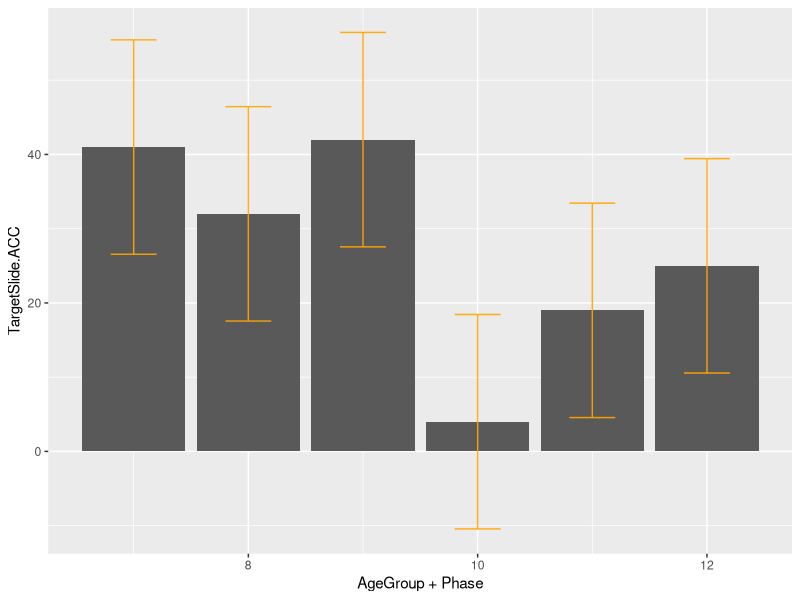

The R script that drew this image:
## Diese Pakete werden für die Analyse benötigt; falls weitere Pakete benötigt werden, einfach hinzufügen:

# Pakete laden:
library(ggplot2)
library(lme4)

## Jetzt die Daten einlesen. Der Datensatz heißt Brandt_data.csv und ist im Moodle-Kurs hinterlegt.

## Nach dem Einlesen sollte der Datensatz 5382 Zeilen und 20 Spalten haben.

# Datensatz einlesen:
?read.csv
df <- read.csv("Brandt_data.csv", col.names = c("Subject","AgeGroup","Phase","Item_ID", "prime_target",
                                                "PrimeType","TargetSlide.ACC","Sex","Procedure.Block.","Trial",
                                                "picture1","picture2","PracticeSlide.ACC","PracticeSlide.CRESP","richtig",
                                                "Sortiernummer","TargetSlide.CRESP","testpic1","testpic2","text"))
df1 <- read.csv("Brandt_data.csv")

## In der Sitzung am 14.12.2023 haben wir erarbeitet, dass das Design wie folgt aufgebaut ist:
##   
## Die drei Phasen werden direkt hintereinander bei jedem Kind erhoben. In der Baseline-Phase 
## gibt es nur ambige Durchgänge, sie dienen dazu, zu ermitteln, wie oft sich die Kinder für die 
## Objektrelativsatz-Lesart entscheiden. 
## 
## Die Priming-Phase ist eine Art Trainingsphase: Hier werden die Lesarten in den Prime-Durchgängen 
## a) nur durch die Bilder disambiguiert, b) durch die Bilder und einen eindeutigen Kasus (Akkusativ) 
## im Relativpronomen disambiguiert oder c) durch die Bilder disambiguiert, wobei die NPs im Prime- 
## und Zielsatz identisch sind. Die Bedingung c) liegt uns in unseren Daten nicht vor. 
## 
## Die Post-Test-Phase ist eine Phase, in der ermittelt wird, ob sich die Kinder im Vergleich zur 
## Baseline-Phase durch das Training in ihrer Interpretation von ambigen Relativsätzen verändert haben. 
## 
## Die Autor:innen manipulieren die unabhängigen Variablen wie folgt: 
##   - Phase: 			innerhalb Versuchspersonen, zwischen Items
## - Primetyp / Bedingung: 	zwischen Versuchspersonen, innerhalb Items
## - Alter: 			zwischen Versuchspersonen, innerhalb Items
## Diese Angaben benötigen Sie, um die zufälligen Effekte (random slopes) korrekt zu spezifizieren. 


############################
## Datensatz kennenlernen ##
############################

## Um die Struktur der Daten kennenzulernen, stelle ich hier ein paar fertige Kommandos bereit.
## Dieser Teil ist OPTIONAL und kann vollständig ausgelassen werden; er dient nur als Hilfe, 
## um sich in den Daten zurechtzufinden. Der untere Code geht davon aus, dass der Datensatz
## Brandt_data.csv in der Variable df gespeichert wurde.
##
## Eine wichtige Vorbemerkung ist, dass uns nicht exakt derselbe Datensatz wie den AutorInnen
## der Studie vorliegt. Im Paper wird berichtet, dass drei unterschiedliche Primetypen getestet
## wurden. Die drei Ausprägung dieses Faktors heißen (1) "ambiguous primes condition", 
## (2) "case disambiguated primes condition" und (3) "NP1 overlap condition" (siehe Tabelle 1, S. 249).
## Uns liegen nur Daten für die ersten beiden Ausprägungen vor, was wir anhand der Ausprägungen
## in der Spalte PrimeType überprüfen können:

unique(df$PrimeType)

## Dass uns die NP1 overlap condition fehlt, hat natürlich zur Folge, dass sich die Struktur
## unserer Daten stellenweise von dem, was im Paper berichtet wird, unterscheidet. Zum Beispiel
## heißt es im Abschnitt Participants, dass 105 Kinder am Experiment teilgenommen haben (S. 246).
## Wenn wir überprüfen, wie viele unterschiedliche Einträge es in der Spalte Subject gibt,
## sehen wir allerdings eine andere Zahl:

length(unique(df$Subject))

## Unser Datensatz enthält also nur Daten von 69 Kindern. Diese Zahl passt jedoch wieder,
## wenn wir uns in Tabelle 1 (S. 249) ansehen, wie viele Kinder in den drei Ausprägungen
## getestet wurden: In der Ausprägung (1) "ambiguous primes condition" wurden 15 Kinder
## im Alter von sechs Jahren und 18 Kinder im Alter von neun Jahren getestet; in der
## Ausprägung (2) "case disambiguated primes condition" wurden je 18 Kinder im Alter von
## sechs und neun Jahren getestet. Insgesamt kommt man also auf 69 Kinder, die in diesen
## beiden Ausprägungen getestet wurden. In dieser Hinsicht sind unsere Daten demnach
## vollständig.
##
## Wir könnten bei der Kontrolle der Daten natürlich noch weiter ins Detail gehen,
## zum Beispiel indem wir die Gruppengrößen, die in Tabelle 1 berichtet werden, überprüfen:

length(unique(df[df$PrimeType == 1 & df$AgeGroup == 6, "Subject"]))
length(unique(df[df$PrimeType == 2 & df$AgeGroup == 6, "Subject"]))
length(unique(df[df$PrimeType == 1 & df$AgeGroup == 9, "Subject"]))
length(unique(df[df$PrimeType == 2 & df$AgeGroup == 9, "Subject"]))

## Auch hier stimmen die Zahlen aus dem Paper mit dem Teil der Daten, die uns zur Verfügung stehen,
## überein.
##
## Als nächstes schauen wir uns die Items etwas genauer an. Im Abschnitt Materials (S. 246 f.) wird
## berichtet, dass im Experiment 78 Sätze als Stimuli verwendet wurden. 36 davon waren die Targets,
## 12 waren Primes und die übrigen 30 waren Filler. Ob ein Item zu den Targets, den Primes oder den
## Fillern gehört, wird in der Spalte prime_target festgehalten.

unique(df$prime_target)

## Wir wissen bereits, dass die Ausprägung "1" hier für die Primes steht, "2" für die Targets
## und "10" für die Filler. Trotzdem lohnt es sich auch hier, das noch einmal zu überprüfen,
## zum Beispiel indem wir ansehen, wie viele unterschiedliche Items es in diesen drei
## Ausprägungen gibt:

length(unique(df[df$prime_target ==  1, "Item_ID"]))
length(unique(df[df$prime_target ==  2, "Item_ID"]))
length(unique(df[df$prime_target == 10, "Item_ID"]))

## Wir sehen 24 Items, die in der Spalte prime_target die Ausprägung "1" haben; 36 Items haben
## die Ausprägung "2", und 30 Items haben die Ausprägung "10". Bei den Targets und Fillern
## stimmen diese Zahlen genau zu dem, was das Paper berichtet. Aber wieso sind in unseren Daten
## 24 Primes, wo im Paper doch nur von 12 die Rede ist?
##
## Um das zu verstehen, müssen wir uns noch einmal in Erinnerung rufen, wie viele Ausprägungen
##der Faktor Primetyp hat, und uns dann überlegen, wodurch sich die Ausprägungen dieses Faktors
## eigentlich unterscheiden. Die Antwort lautet natürlich: Durch die verwendeten Primes!
##
## Die drei (in den uns vorliegenden Daten: zwei) Ausprägungen des Faktors Primetyp unterscheiden
## sich dadurch, dass dort verschiedene Primes gezeigt wurden. Das erklärt, weshalb wir in unseren
## Daten 24 verschiedene Items zählen, die in der Spalte prime_target die Ausprägung "1" haben:
## 12 davon gehören zur PrimeType-Ausprägung "1" und die anderen 12 gehören zur
## PrimeType-Ausprägung "2":

length(unique(df[df$PrimeType == 1 & df$prime_target == 1, "Item_ID"]))
length(unique(df[df$PrimeType == 2 & df$prime_target == 1, "Item_ID"]))

## Und so stimmen Datensatz und Paper nun auch wieder überein.

## Im Abschnitt Procedure (S. 249 ff.) wird schließlich berichtet, dass das Experiment in
## drei Phasen durchgeführt wurde. Die Reihenfolge war immer dieselbe, sodass Kinder als
## erstes in der "baseline phase", danach in der "prime phase" und zum Abschluss in der
## "post-test phase" getestet wurden. Im Datensatz werden diese drei Ausprägungen in der
## Spalte Phase festgehalten:

unique(df$Phase)

## Weiterhin heißt es, dass die 36 Targets gleichmäßig auf alle drei Testphasen aufgeteilt wurden.
## Zusätzlich wurden in der zweiten Phase die 12 Primes verwendet. Wie genau die Filler aufgeteilt
## wurden, steht nicht im Paper, kann aber mit der nachfolgenden Tabelle angesehen werden:

table(df[df$Subject == 1, "prime_target"], df[df$Subject == 1, "Phase"])

## Die Tabelle zeigt, dass in Phase 1 und 3 jeweils 8 Filler gezeigt wurden. In der Prime-Phase
## wurden etwas mehr Filler verwendet, was vermutlich daran liegt, dass durch die Primes auch
## insgesamt mehr Items gezeigt wurden. Wie erwartet sieht man außerdem, dass die Primes nur in
## Phase 2 gezeigt wurden, und dass die Targets in der Tat gleichmäßig über die drei Phasen
## verteilt wurden.


#################
## Analyseteil ##
#################

## Hier beginnt der eigentliche Teil eurer Aufgabe. Als erstes solltet ihr ein Subset der Daten
## erstellen, das nur noch die Zeilen mit Targets enthält, Primes und Filler sollten nicht mehr
## enthalten sein.

# Subset erstellen; darin aller Primes und Filler rauswerfen.
targetsDF <- df[df$prime_target == 2, ]

## Als nächstes solltet ihr einige Variablen so umkodieren, dass sie der Kodierung im Paper
## entsprechen (im Abschnitt Results, S. 250). Achtung: Bei der Variable Primetyp weichen wir
## vom Paper ab, da uns nur zwei der drei Ausprägungen vorliegen.

# Age: 6 als -0.5 und 9 als 0.5 kodieren
targetsDF$AgeGroup[targetsDF$AgeGroup == 6] <- -0.5
targetsDF$AgeGroup[targetsDF$AgeGroup == 9] <- 0.5

# Phase: 1 als -0.5, 2 als 0 und 3 als 0.5 kodieren
targetsDF$Phase[targetsDF$Phase == 1] <- -0.5
targetsDF$Phase[targetsDF$Phase == 2] <- 0
targetsDF$Phase[targetsDF$Phase == 3] <- 0.5

# PrimeType: 1 als -0.5 und 2 als 0.5 kodieren
targetsDF$PrimeType[targetsDF$PrimeType == 1] <- -0.5
targetsDF$PrimeType[targetsDF$PrimeType == 2] <- 0.5

###############################
## Gemischte Modlle - Teil 1 ##
###############################

## Als nächstes solltet ihr mit der im Paper genannten "Forward Selection"-Methode
## nach und nach die berichteten Modelle nachbauen. Noch einmal zur Erinnerung:
## "Forward Selection" meint, dass ihr mit dem Nullmodell beginnt, welches nur die
## zufälligen Effekte enthält, und danach einzeln die Haupteffekte und Interaktionen
## hinzufügt. Haltet euch hierbei an das Vorgehen im Abschnitt Results (S. 250).
##
## Noch ein Hinweis zu den zufälligen Effekten: Hier solltet ihr zufällige Intercepts
## sowohl für Versuchspersonen als auch für Items in das Modell aufnehmen. Zufällige
## Slopes solltet ihr für alle Faktoren aufnehmen, die innerhalb getestet wurden. Das
## Alter der Kinder wurde bspw. zwischen den Versuchspersonen getestet, weshalb hierfür
## kein zufällige Slope berechnet werden soll. Aber wie sieht es hier bei den Items aus?
## Und wie wurden die übrigen Variablen getestet? Das müsst ihr klären, bevor ihr das
## Modell aufstellt.

# Random Intercepts: Item_ID; Subject
# Random Random Slopes for: 1+Phase|Subject; 1+PrimeType|Item_ID; 1+AgeGroup|Item_ID
# AV: TargetSlide.ACC (1 = Object RC, 0 = Subject RC)

# Nullmodell berechnen (nur Random Effects / zufällige Effekte)
?glmer
#nullModel <- glmer(TargetSlide.ACC ~ (1|Item_ID) + (1|Subject) +
#                     (1+Phase|Subject) + (1+PrimeType+AgeGroup|Item_ID),
#                   control = glmerControl(optimizer="bobyqa"),
#                   family = binomial,
#                   data = targetsDF)
nullModel <- glmer(TargetSlide.ACC ~ (1+Phase|Subject) + (1+PrimeType+AgeGroup|Item_ID),
                   control = glmerControl(optimizer="bobyqa"),
                   family = binomial,
                   data = targetsDF)

## Wenn ihr das Nullmodell aufgestellt habt, könnt ihr den ersten Haupteffekt,
## der im Paper berichtet wird, hinzufügen. Anschließend solltet ihr einen
## Likelihood-Ratio-Test ausführen, um die beiden Modelle miteinander zu vergleichen.

# Modell 1 (Nullmodell + Haupteffekt 1)
#model1 <- glmer(TargetSlide.ACC ~ Phase + (1|Item_ID) + (1|Subject) +
#                     (1+Phase|Subject) + (1+PrimeType+AgeGroup|Item_ID),
#                   control = glmerControl(optimizer="bobyqa"),
#                   family = binomial,
#                   data = targetsDF)
model1 <- glmer(TargetSlide.ACC ~ Phase +(1+Phase|Subject) + (1+PrimeType+AgeGroup|Item_ID),
                   control = glmerControl(optimizer="bobyqa"),
                   family = binomial,
                   data = targetsDF)

# Likelihood-Ratio-Test (LRT) durchführen
?anova
anova(nullModel, model1, test='Chisq')

## Hiernach wiederholt ihr die Schritte so häufig, bis ihr bei dem Modell angekommen
## seid, für welches die AutorInnen berichten, dass es keine Verbesserung mehr gegeben
## hat. Insgesamt solltet ihr in diesem Abschnitt fünf Modelle bauen (das Nullmodell
## eingeschlossen):

# Modell 2 (Modell 1 + Haupteffekt 2)
#model2 <- glmer(TargetSlide.ACC ~ AgeGroup + Phase + (1|Item_ID) + (1|Subject) +
#                  (1+Phase|Subject) + (1+PrimeType+AgeGroup|Item_ID),
#                control = glmerControl(optimizer="bobyqa"),
#                family = binomial,
#                data = targetsDF)
model2 <- glmer(TargetSlide.ACC ~ AgeGroup + Phase +
                  (1+Phase|Subject) + (1+PrimeType+AgeGroup|Item_ID),
                control = glmerControl(optimizer="bobyqa"),
                family = binomial,
                data = targetsDF)
# LRT
anova(model1,model2, test='Chisq')

# Modell 3 (Modell 2 + Interaktion)
#model3 <- glmer(TargetSlide.ACC ~ Phase*AgeGroup + (1|Item_ID) + (1|Subject) +
#                  (1+Phase|Subject) + (1+PrimeType+AgeGroup|Item_ID),
#                control = glmerControl(optimizer="bobyqa"),
#                family = binomial,
#                data = targetsDF)
model3 <- glmer(TargetSlide.ACC ~ Phase*AgeGroup +  
                  (1+Phase|Subject) + (1+PrimeType+AgeGroup|Item_ID),
                control = glmerControl(optimizer="bobyqa"),
                family = binomial,
                data = targetsDF)
# LRT
anova(model2,model3, test='Chisq')

# Modell 4 (Modell 3 + Haupteffekt 3)
#model4 <- glmer(TargetSlide.ACC ~ Phase*AgeGroup + PrimeType + (1|Item_ID) + (1|Subject) +
#                  (1+Phase|Subject) + (1+PrimeType+AgeGroup|Item_ID),
#                control = glmerControl(optimizer="bobyqa"),
#                family = binomial,
#                data = targetsDF)

model4 <- glmer(TargetSlide.ACC ~ Phase*AgeGroup + PrimeType  +
                  (1+Phase|Subject) + (1+PrimeType+AgeGroup|Item_ID),
                control = glmerControl(optimizer="bobyqa"),
                family = binomial,
                data = targetsDF)
# LRT
anova(model3,model4, test='Chisq')

###############################
## Gemischte Modlle - Teil 2 ##
###############################

## Für die zweiten Analyse haben die AutorInnen Untergruppen gebildet, und zwar je eine
## Gruppe pro Altersstufe-Primetyp-Kombination (S. 250 f.). Im Paper wird hier von sechs
## Gruppen gesprochen, da uns allerdings die "NP1 overlap"-Daten fehlen, können wir
## diese Analyse nur für vier Gruppen replizieren. Für eine Übersicht über die Gruppen,
## könnt ihr euch Tabelle 3 im Paper ansehen (S. 251).
##
## Für jede Untergruppe solltet ihr jeweils zwei Modelle bauen, das Nullmodell und darauf
## aufbauen ein Modell, dass den Faktor Phase enthält. Führt außerdem je einen
## Likelihood-Ratio-Test zwischen den beiden Modellen aus, um sie zu miteinandner vergleichen.
##
## Ein Hinweis zu den zufälligen Effekten: Bei den Modellen hier geben wir vor, dass ihr nur
## zufällige Intercepts für Versuchspersonen und Items in das Modell aufnehmen müsst Zufällige
## Slopes könnt ihr weglassen.

# PrimeType: "ambiguous primes condition" = -0.5
#            "case disambiguated primes condition" = 0.5
# Age: 6 = -0.5; 9 = 0.5 

# Gruppe 1: Age 6, ambig
group1 <- targetsDF[targetsDF$AgeGroup == -0.5 & targetsDF$PrimeType == -0.5, ]
# Nullmodell (nur zufällige Intercepts)
nullModelGrp1 <- glmer(TargetSlide.ACC ~ (1|Item_ID) + (1|Subject),
                           control = glmerControl(optimizer="bobyqa"),
                           family = binomial,
                           data = group1)
# Modell 1 (Nullmodell + Phase als fester Effekt)
model1Grp1 <- glmer(TargetSlide.ACC ~ Phase + (1|Item_ID) + (1|Subject),
                       control = glmerControl(optimizer="bobyqa"),
                       family = binomial,
                       data = group1)
# LRT
anova(nullModelGrp1,model1Grp1, test='Chisq')

# Gruppe 2: Age 6, case
group2 <- targetsDF[targetsDF$AgeGroup == -0.5 & targetsDF$PrimeType == 0.5, ]
# Nullmodell (nur zufällige Intercepts)
nullModelGrp2 <- glmer(TargetSlide.ACC ~ (1|Item_ID) + (1|Subject),
                       control = glmerControl(optimizer="bobyqa"),
                       family = binomial,
                       data = group2)
# Modell 1 (Nullmodell + Phase als fester Effekt)
model1Grp2 <- glmer(TargetSlide.ACC ~ Phase + (1|Item_ID) + (1|Subject),
                    control = glmerControl(optimizer="bobyqa"),
                    family = binomial,
                    data = group2)
# LRT
anova(nullModelGrp2,model1Grp2, test='Chisq')

# Gruppe 3: Age 9, ambig
group3 <- targetsDF[targetsDF$AgeGroup == 0.5 & targetsDF$PrimeType == -0.5, ]
# Nullmodell (nur zufällige Intercepts)
nullModelGrp3 <- glmer(TargetSlide.ACC ~ (1|Item_ID) + (1|Subject),
                       control = glmerControl(optimizer="bobyqa"),
                       family = binomial,
                       data = group3)
# Modell 1 (Nullmodell + Phase als fester Effekt)
model1Grp3 <- glmer(TargetSlide.ACC ~ Phase + (1|Item_ID) + (1|Subject),
                    control = glmerControl(optimizer="bobyqa"),
                    family = binomial,
                    data = group3)
# LRT
anova(nullModelGrp3,model1Grp3, test='Chisq')


# Gruppe 4: Age 9, case
group4 <- targetsDF[targetsDF$AgeGroup == 0.5 & targetsDF$PrimeType == 0.5, ]
# Nullmodell (nur zufällige Intercepts)
nullModelGrp4 <- glmer(TargetSlide.ACC ~ (1|Item_ID) + (1|Subject),
                       control = glmerControl(optimizer="bobyqa"),
                       family = binomial,
                       data = group4)
# Modell 1 (Nullmodell + Phase als fester Effekt)
model1Grp4 <- glmer(TargetSlide.ACC ~ Phase + (1|Item_ID) + (1|Subject),
                    control = glmerControl(optimizer="bobyqa"),
                    family = binomial,
                    data = group4)
# LRT
anova(nullModelGrp4,model1Grp4, test='Chisq')


################################
## Gemischte Modelle - Teil 3 ##
################################

## In diesem Teil wurden für die neunjährigen Kinder noch einmal weitere Untergruppen
## gebildet (siehe Tabelle 4, S. 251). Auch hier solltet ihr nach dem oberen Vorgehen
## pro Untergruppe jeweils das Nullmodell mit dem Modell, das Phase als festen Effekt
## enthält, vergleichen.

# Phase: 1 als -0.5, 2 als 0 und 3 als 0.5 kodieren
# "baseline phase", "prime phase", "post-test phase"

# Gruppe 1: ambig, base vs. prime
group5 <- targetsDF[targetsDF$AgeGroup == 0.5 & targetsDF$PrimeType == -0.5 & targetsDF$Phase != 0.5, ]
# Nullmodell (nur zufällige Intercepts)
nullModelGrp5 <- glmer(TargetSlide.ACC ~ (1 + Phase|Item_ID) + (1 + Phase|Subject),
                       control = glmerControl(optimizer="bobyqa"),
                       family = binomial,
                       data = group5)
# Modell 1 (Nullmodell + Phase als fester Effekt)
model1Grp5 <- glmer(TargetSlide.ACC ~ Phase + (1 + Phase|Item_ID) + (1 + Phase|Subject),
                    control = glmerControl(optimizer="bobyqa"),
                    family = binomial,
                    data = group5)
# LRT
anova(nullModelGrp5,model1Grp5, test='Chisq')


# Gruppe 2: ambig, base vs. post
group6 <- targetsDF[targetsDF$AgeGroup == 0.5 & targetsDF$PrimeType == -0.5 & targetsDF$Phase != 0, ]
# Nullmodell (nur zufällige Intercepts)
nullModelGrp6 <- glmer(TargetSlide.ACC ~ (1|Item_ID) + (1|Subject),
                       control = glmerControl(optimizer="bobyqa"),
                       family = binomial,
                       data = group6)
# Modell 1 (Nullmodell + Phase als fester Effekt)
model1Grp6 <- glmer(TargetSlide.ACC ~ Phase + (1|Item_ID) + (1|Subject),
                    control = glmerControl(optimizer="bobyqa"),
                    family = binomial,
                    data = group6)
# LRT
anova(nullModelGrp6,model1Grp6, test='Chisq')


# Gruppe 3: case, base vs. prime
group7 <- targetsDF[targetsDF$AgeGroup == 0.5 & targetsDF$PrimeType == 0.5 & targetsDF$Phase != 0.5, ]
# Nullmodell (nur zufällige Intercepts)
nullModelGrp7 <- glmer(TargetSlide.ACC ~ (1|Item_ID) + (1|Subject),
                       control = glmerControl(optimizer="bobyqa"),
                       family = binomial,
                       data = group7)
# Modell 1 (Nullmodell + Phase als fester Effekt)
model1Grp7 <- glmer(TargetSlide.ACC ~ Phase + (1|Item_ID) + (1|Subject),
                    control = glmerControl(optimizer="bobyqa"),
                    family = binomial,
                    data = group7)
# LRT
anova(nullModelGrp7,model1Grp7, test='Chisq')


# Gruppe 4: case, base vs. post
group8 <- targetsDF[targetsDF$AgeGroup == 0.5 & targetsDF$PrimeType == 0.5 & targetsDF$Phase != 0, ]
# Nullmodell (nur zufällige Intercepts)
nullModelGrp8 <- glmer(TargetSlide.ACC ~ (1|Item_ID) + (1|Subject),
                       control = glmerControl(optimizer="bobyqa"),
                       family = binomial,
                       data = group8)
# Modell 1 (Nullmodell + Phase als fester Effekt)
model1Grp8 <- glmer(TargetSlide.ACC ~ Phase + (1|Item_ID) + (1|Subject),
                    control = glmerControl(optimizer="bobyqa"),
                    family = binomial,
                    data = group8)
# LRT
anova(nullModelGrp8,model1Grp8, test='Chisq')


################################
## Gemischte Modelle - Teil 4 ##
################################

## Zum Abschluss werden noch einmal gemischte Modelle für Untergruppen berechnet und
##verglichen, dieses Mal muss allerdings ein gänzlich neuer Faktor kodiert werden.
## Die AutorInnen berichten, dass sie in den Untergruppen der neunjährigen Kinder
## getestet haben, ob das Priming in der ersten Hälfte einer Testphase einen anderen
## Effekt hat als in der zweiten Hälfte derselben Phase (S. 252). Für diese Modelle muss
## also eine neue kategorielle Variable mit zwei Ausprägungen erstellt werden;
## die Targets 1 - 6 einer Phase werden der ersten Ausprägung zugeordnet, während die
## Targets 7 - 12 einer Phase der zweiten Ausprägung zugeordnet werden.

teil4DF <- targetsDF
# Neue Kategorielle Variable erstellen

teil4DF$trialFactor <- 0

# There's probably a better way to do this, but here we goooo
# For every subject, for every phase, cut the trials into two equal parts and label the 
# first half as 1 and the second half as 2

for (subject in unique(teil4DF$Subject)) {
  for (phase in unique(teil4DF$Phase)) {
    trials <- teil4DF[teil4DF$Subject == subject & teil4DF$Phase == phase, "Trial"]
    teil4DF[teil4DF$Subject == subject & teil4DF$Phase == phase, "trialFactor"] <- cut(trials, breaks = 2, labels = FALSE)
  }
}

## Diese Analyse wurde nur für die neunjährigen und nur in den Phasen 2 und 3 durchgeführt. (Phase != -0.5)
teil4DF <- teil4DF[teil4DF$AgeGroup == 0.5 & teil4DF$Phase != -0.5, ]

# Phase: 1 als -0.5, 2 als 0 und 3 als 0.5 kodieren
# "baseline phase", "prime phase", "post-test phase"

# PrimeType: "ambiguous primes condition" = -0.5
#            "case disambiguated primes condition" = 0.5

# Gruppe 1: ambig, prime
group9 <- teil4DF[teil4DF$PrimeType == -0.5 & teil4DF$Phase == 0, ]
# Nullmodell (nur zufällige Intercepts)
nullModelGrp9 <- glmer(TargetSlide.ACC ~ (1|Item_ID) + (1|Subject),
                       control = glmerControl(optimizer="bobyqa"),
                       family = binomial,
                       data = group9)
# Modell 1 (Nullmodell + neuer Faktor als fester Effekt)
model1Grp9 <- glmer(TargetSlide.ACC ~ trialFactor + (1|Item_ID) + (1|Subject),
                    control = glmerControl(optimizer="bobyqa"),
                    family = binomial,
                    data = group9)
# LRT
anova(nullModelGrp9,model1Grp9, test='Chisq')

# Gruppe 2: ambig, post
group10 <- teil4DF[teil4DF$PrimeType == -0.5 & teil4DF$Phase == 0.5, ]
# Nullmodell (nur zufällige Intercepts)
nullModelGrp10 <- glmer(TargetSlide.ACC ~ (1|Item_ID) + (1|Subject),
                       control = glmerControl(optimizer="bobyqa"),
                       family = binomial,
                       data = group10)
# Modell 1 (Nullmodell + neuer Faktor als fester Effekt)
model1Grp10 <- glmer(TargetSlide.ACC ~ trialFactor + (1|Item_ID) + (1|Subject),
                    control = glmerControl(optimizer="bobyqa"),
                    family = binomial,
                    data = group10)
# LRT
anova(nullModelGrp10,model1Grp10, test='Chisq')

# Gruppe 3: case, prime
group11 <- teil4DF[teil4DF$PrimeType == 0.5 & teil4DF$Phase == 0, ]
# Nullmodell (nur zufällige Intercepts)
nullModelGrp11 <- glmer(TargetSlide.ACC ~ (1|Item_ID) + (1|Subject),
                        control = glmerControl(optimizer="bobyqa"),
                        family = binomial,
                        data = group11)
# Modell 1 (Nullmodell + neuer Faktor als fester Effekt)
model1Grp11 <- glmer(TargetSlide.ACC ~ trialFactor + (1|Item_ID) + (1|Subject),
                     control = glmerControl(optimizer="bobyqa"),
                     family = binomial,
                     data = group11)
# LRT
anova(nullModelGrp11,model1Grp11, test='Chisq')

# Gruppe 4: case, post
group12 <- teil4DF[teil4DF$PrimeType == 0.5 & teil4DF$Phase == 0.5, ]
# Nullmodell (nur zufällige Intercepts)
nullModelGrp12 <- glmer(TargetSlide.ACC ~ (1|Item_ID) + (1|Subject),
                        control = glmerControl(optimizer="bobyqa"),
                        family = binomial,
                        data = group12)
# Modell 1 (Nullmodell + neuer Faktor als fester Effekt)
model1Grp12 <- glmer(TargetSlide.ACC ~ trialFactor + (1|Item_ID) + (1|Subject),
                     control = glmerControl(optimizer="bobyqa"),
                     family = binomial,
                     data = group12)
# LRT
anova(nullModelGrp12,model1Grp12, test='Chisq')

###########################
## Abbildung 5 nachbauen ##
###########################

## Als letzten Schritt solltet ihr Abbildung 5 (S. 250) nachbauen
## (abzüglich der Säulen zum Primetyp "NP1 overlap").
##
## Notiert dafür zuerst, was auf der y-Achse und was auf der x-Achse im Einzelnen 
## abgetragen ist und was durch die Grautöne kodiert wird. 
## Erstellt die Abbildung mit ggplot2. Im Moodle-Kurs Statistische Grundlagen 1 habt Ihr dazu 
## letztes Semester eine Lektion bearbeitet. Eine weitere, optionale Lektion findet Ihr in diesem 
## Kurs als Zusatzlektion: https://moodle.ruhr-uni-bochum.de/course/view.php?id=50342&section=14
?geom_bar
?geom_errorbar
aggrDF <- df[df$prime_target == 2, ]
aggrData <- aggregate(TargetSlide.ACC ~ AgeGroup + Phase, data = aggrDF, FUN = sum)

ggplot() +
geom_bar(data = aggrData, aes(x=AgeGroup + Phase, y=TargetSlide.ACC), stat = 'identity') +
geom_errorbar(data = aggrData, aes(x=AgeGroup + Phase, ymin=TargetSlide.ACC-sd(TargetSlide.ACC), ymax=TargetSlide.ACC+sd(TargetSlide.ACC)), width=0.4, colour="orange", alpha=0.9)